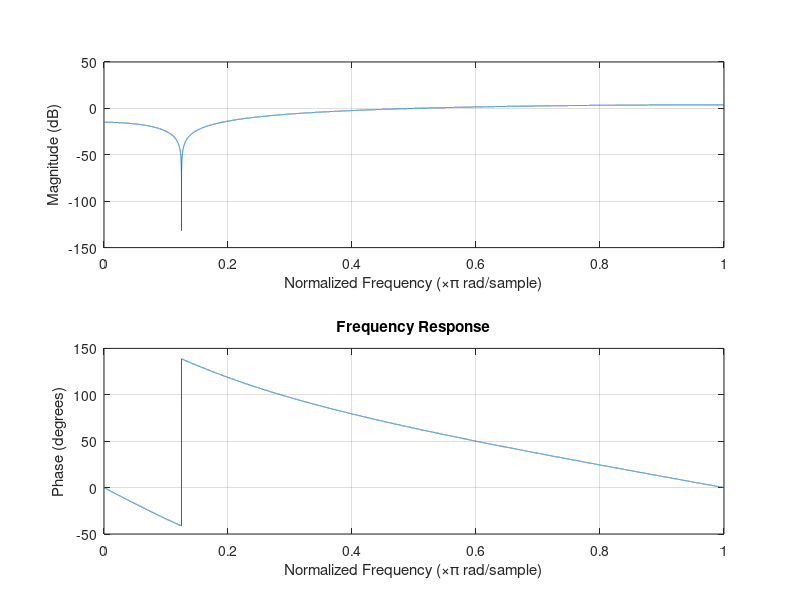

Here is the MATLAB script that generated this plot:
clear 
close all

F = 32000;
alpha = 0.9;
filter_omega = 3.14159/8;

a = [2*alpha*cos(filter_omega), -1*alpha^2];
b = [1, -2 * cos(filter_omega), 1];

freqz(b,a,F); title('Frequency Response')